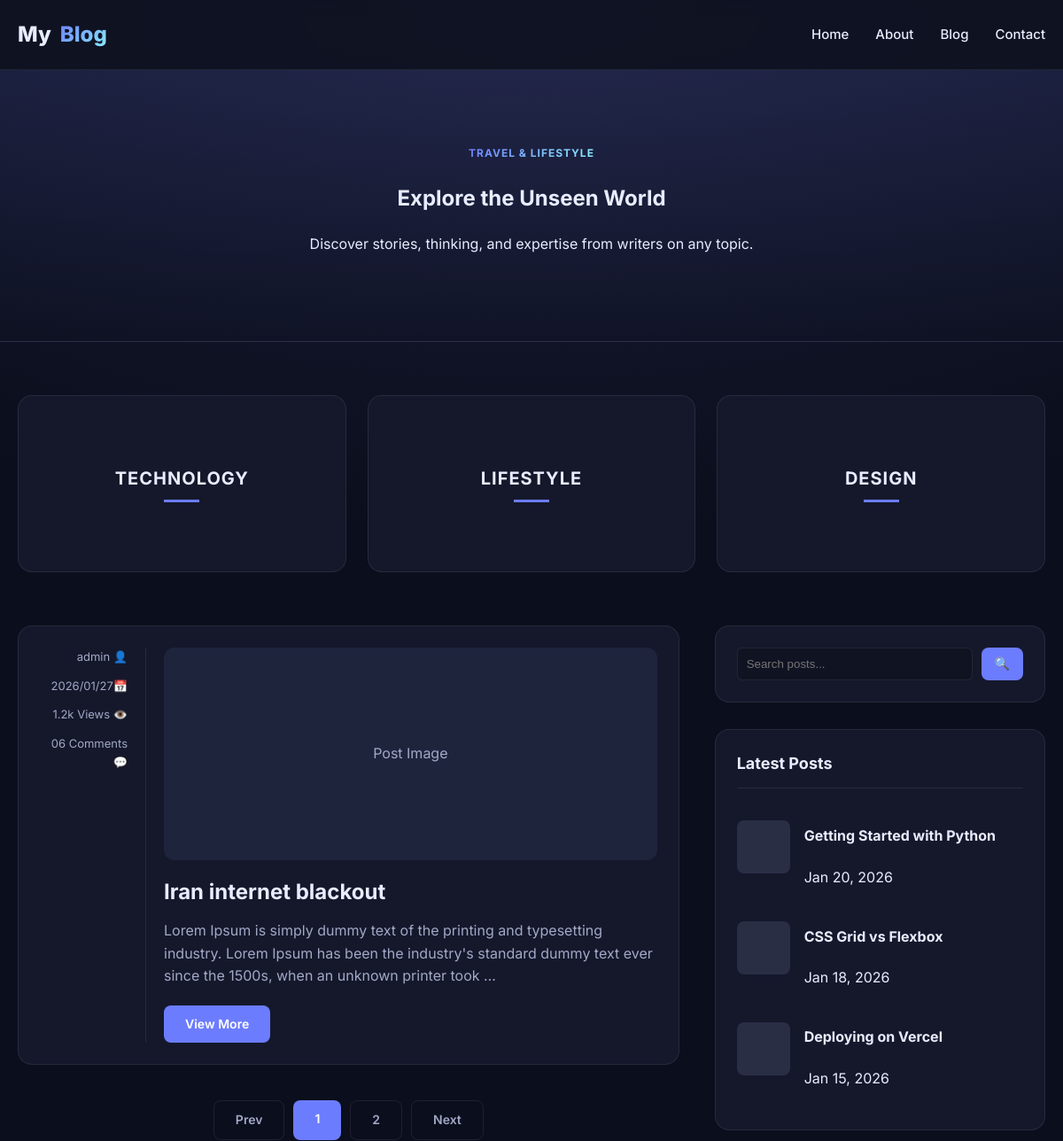
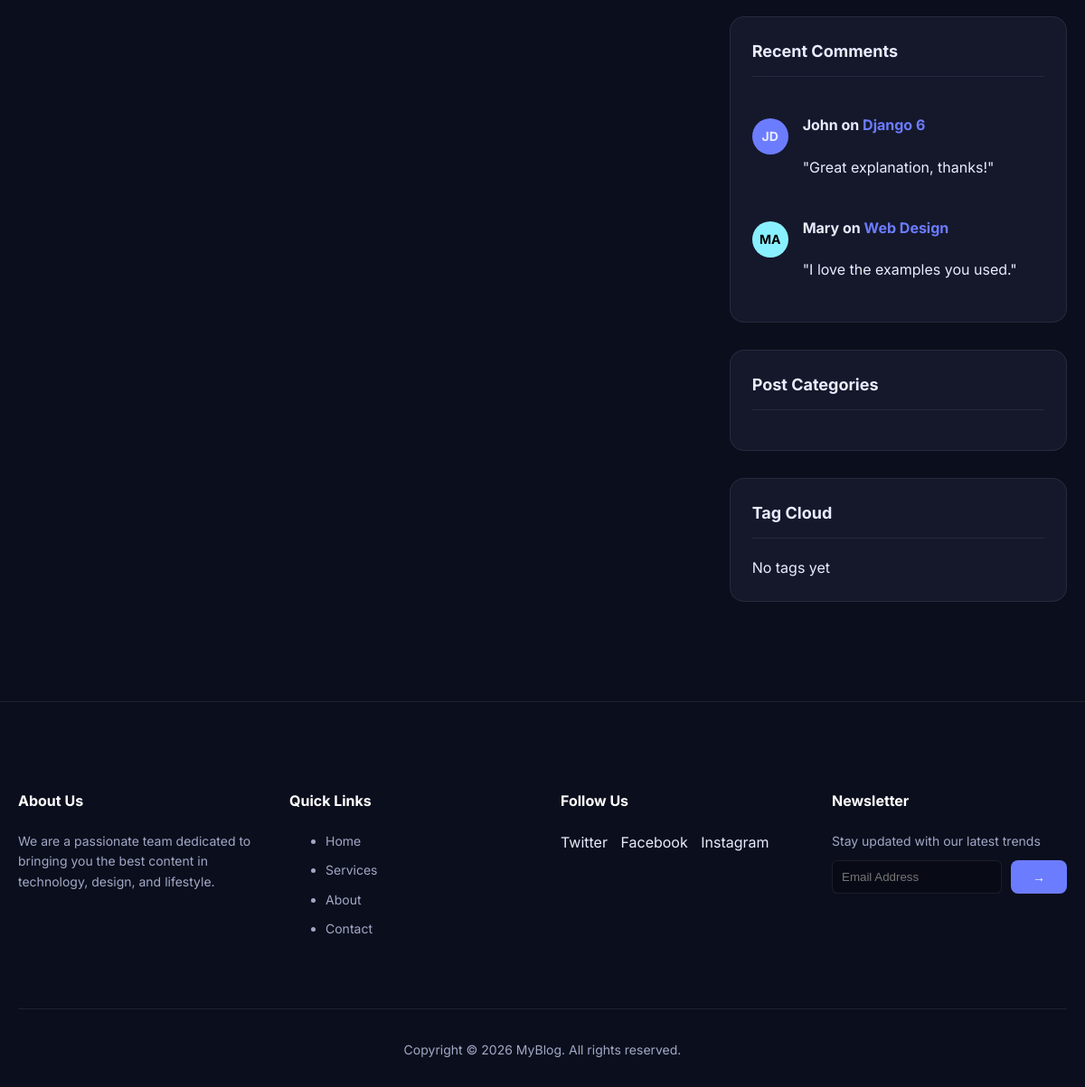
The app's page /, older data (2 pictures, top to bottom).
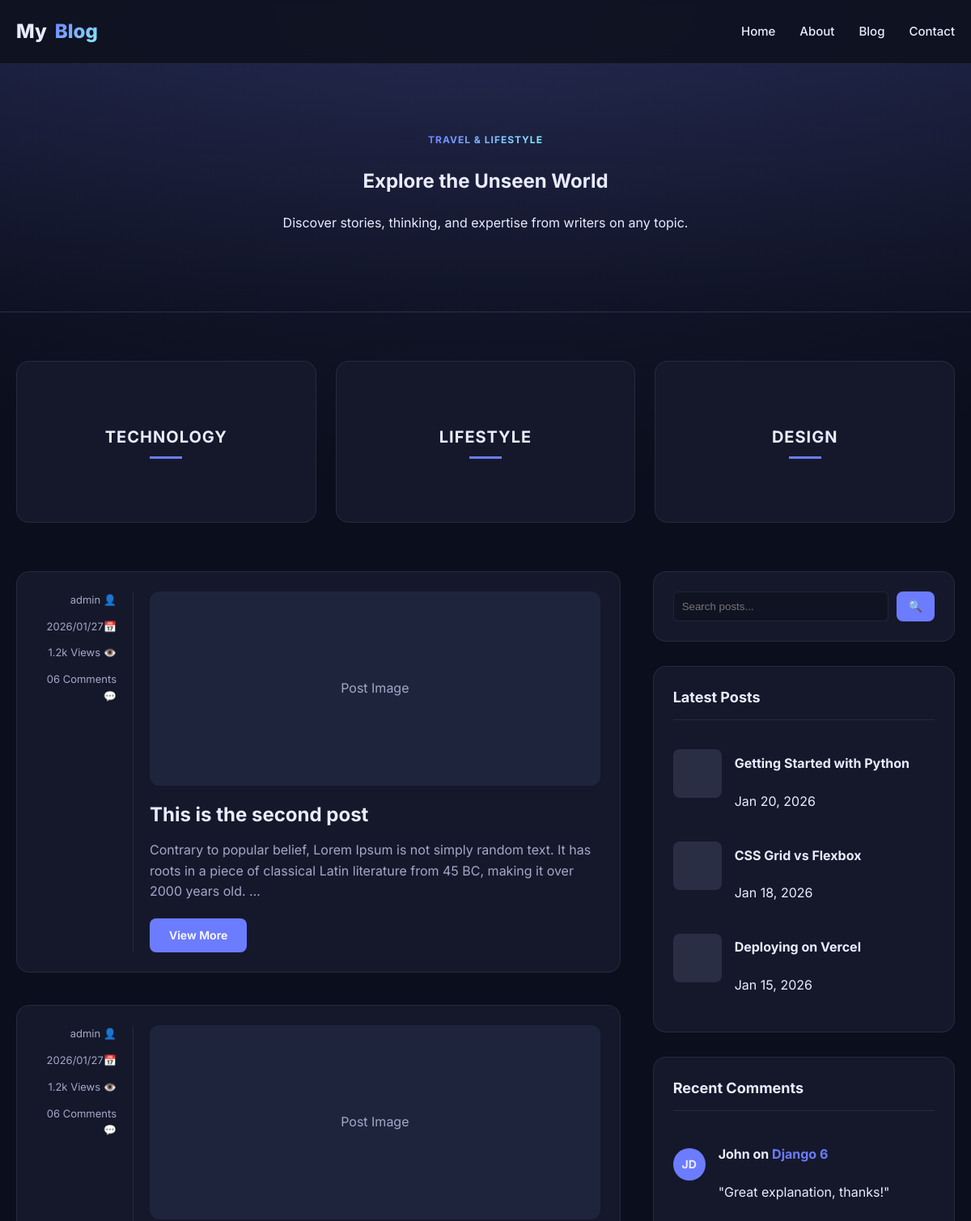
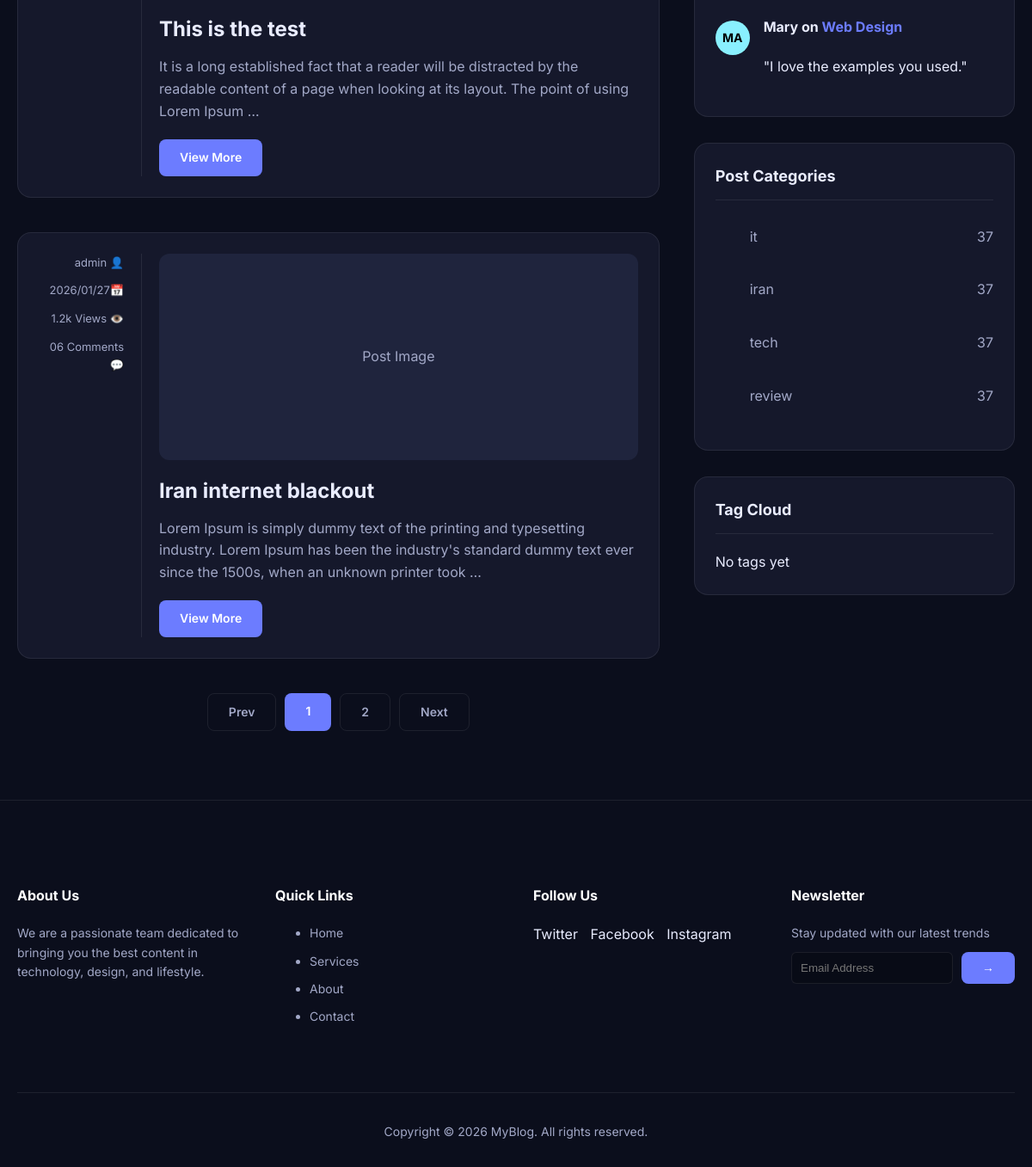
The same page, newer data (2 pictures, top to bottom).
### posts/models.py (models this page shows, shortened)
class Post(models.Model):
    title = models.CharField(max_length=200)
    content = models.TextField()
    author = models.ForeignKey(
        settings.AUTH_USER_MODEL,
        on_delete=models.CASCADE,
        related_name="posts"
    )
    created_date = models.DateTimeField(auto_now_add=True)
    updated_date = models.DateTimeField(auto_now=True)
    status = models.BooleanField(default=True)
    category = models.ManyToManyField(
        Category,
        related_name="posts",
        blank=True
    )
    tag = models.ManyToManyField(
        Tag,
        related_name="posts",
        blank=True
    )

class Category(models.Model):
    name = models.CharField(max_length=100, unique=True)
    slug = models.SlugField(unique=True)
    class Meta:
      verbose_name_plural = "Categories"

### accounts/models.py (models this page shows)
class CustomUser(AbstractUser):
    phone_number = models.CharField(max_length=20, blank=False, null=False, default="09916716575")
    profile_picture = models.ImageField(upload_to='profiles/', blank=True, null=True)
    def __str__(self):
        return self.username

### posts/views.py (the view)
# urls.py: path('', blog_home, name='blog_home'),
def blog_home(request):
    posts = Post.objects.filter(status=1, created_date__lte=timezone.now()).order_by('-created_date')
    tags = Tag.objects.all()
    categories = Category.objects.all()
    return render(request, 'posts/blog.html', {
        'posts': posts,
        'tags': tags,
        'categories': categories
    })

### templates/posts/blog.html (shortened to what this page needs)
{% extends 'base.html' %}
{% block content %}
  <section class="hero">
    <div class="container">
      <span class="badge">Travel & Lifestyle</span>
      <h1>Explore the Unseen World</h1>
      <p>Discover stories, thinking, and expertise from writers on any topic.</p>
    </div>
  </section>
  <section class="top-cats">
    <div class="container">
      <div class="cat-grid">
        <div class="cat-card">
          <div class="cat-overlay">
            <div class="cat-title">Technology</div>
            <div class="cat-line"></div>
          </div>
        </div>
        <div class="cat-card">
          <div class="cat-overlay">
            <div class="cat-title">Lifestyle</div>
            <div class="cat-line"></div>
          </div>
        </div>
        <div class="cat-card">
          <div class="cat-overlay">
            <div class="cat-title">Design</div>
            <div class="cat-line"></div>
          </div>
        </div>
      </div>
    </div>
  </section>
  <section class="main-area">
    <div class="container layout-grid">
      <div class="posts-list">
        {% for post in posts %}
        <article class="post-item">
          <div class="post-meta-side">
            <div>{{post.author}} <span>👤</span></div>
            <div>{{post.created_date|date:"Y/m/d"}}<span>📅</span></div>
            <div>1.2k Views <span>👁️</span></div>
            <div>06 Comments <span>💬</span></div>
          </div>
          <div class="post-content">
            <div style="background: #1f243d; height: 240px; border-radius: 12px; margin-bottom: 20px; display: flex; align-items: center; justify-content: center; color: var(--muted);">Post Image</div>
            <h2 class="post-title"><a href="#">{{post.title}}</a></h2>
            <p class="post-excerpt">
              {{ post.content|truncatewords:30 }}
            </p>
            <a href="#" class="btn">View More</a>
          </div>
        </article>
        {% endfor %}
        <div style="display: flex; justify-content: center; gap: 10px; margin-top: 40px;">
          <a href="#" class="btn" style="background: transparent; border: 1px solid var(--border); color: var(--muted);">Prev</a>
          <a href="#" class="btn">1</a>
          <a href="#" class="btn" style="background: transparent; border: 1px solid var(--border); color: var(--muted);">2</a>
          <a href="#" class="btn" style="background: transparent; border: 1px solid var(--border); color: var(--muted);">Next</a>
        </div>
      </div>
      <aside class="sidebar-widgets">
        {% include 'posts/partials/sidebar/search.html' %}
        {% include 'posts/partials/sidebar/latest_posts.html' %}
        {% include 'posts/partials/sidebar/recent_comments.html' %}
        {% include 'posts/partials/sidebar/categories.html' %}
        {% include 'posts/partials/sidebar/tag_cloud.html' %}
      </aside>
    </div>
  </section>
{% endblock %}

### templates/base.html (shortened to what this page needs)
{% load static %}
<!DOCTYPE html>
<html lang="en">
<head>
</head>
<body>
  <header>
    <nav class="navbar">
      <div class="container flex between">
        <a href="#" class="brand">My<span>Blog</span></a>
        <div class="nav-menu">
          <a href="#">Home</a>
          <a href="#">About</a>
          <a href="#">Blog</a>
          <a href="#">Contact</a>
        </div>
      </div>
    </nav>
  </header>
  {% block content %}{% endblock %}
  <footer class="footer">
    <div class="container">
      <div class="footer-grid">
        <div>
          <h6>About Us</h6>
          <p>We are a passionate team dedicated to bringing you the best content in technology, design, and lifestyle.</p>
        </div>
        <div>
          <h6>Quick Links</h6>
          <ul>
            <li><a href="#">Home</a></li>
            <li><a href="#">Services</a></li>
            <li><a href="#">About</a></li>
            <li><a href="#">Contact</a></li>
          </ul>
        </div>
        <div>
          <h6>Follow Us</h6>
          <div style="margin-top:10px">
            <a href="#" style="margin-right:10px">Twitter</a>
            <a href="#" style="margin-right:10px">Facebook</a>
            <a href="#" style="margin-right:10px">Instagram</a>
          </div>
        </div>
        <div>
          <h6>Newsletter</h6>
          <p>Stay updated with our latest trends</p>
          <div class="search-form">
            <input type="email" class="search-input" placeholder="Email Address">
            <button class="btn">→</button>
          </div>
        </div>
      </div>
      <div class="footer-bottom">
        <p>Copyright © 2026 MyBlog. All rights reserved.</p>
      </div>
    </div>
  </footer>
</body>
</html>

### templates/posts/partials/sidebar/search.html
<div class="widget">
  <div class="search-form">
    <input type="text" class="search-input" placeholder="Search posts...">
    <button class="btn" style="padding: 10px 15px;">🔍</button>
  </div>
</div>

### templates/posts/partials/sidebar/latest_posts.html
<div class="widget">
  <h3 class="widget-title">Latest Posts</h3>
  <div class="mini-post">
    <div class="mini-thumb"></div>
    <div class="mini-details">
      <h4><a href="#">Getting Started with Python</a></h4>
      <span class="date">Jan 20, 2026</span>
    </div>
  </div>
  <div class="mini-post">
    <div class="mini-thumb"></div>
    <div class="mini-details">
      <h4><a href="#">CSS Grid vs Flexbox</a></h4>
      <span class="date">Jan 18, 2026</span>
    </div>
  </div>
  <div class="mini-post">
    <div class="mini-thumb"></div>
    <div class="mini-details">
      <h4><a href="#">Deploying on Vercel</a></h4>
      <span class="date">Jan 15, 2026</span>
    </div>
  </div>
</div>

### templates/posts/partials/sidebar/recent_comments.html
<div class="widget">
  <h3 class="widget-title">Recent Comments</h3>
  <div class="mini-post">
    <div style="width: 40px; height: 40px; border-radius: 50%; background: var(--accent); display: grid; place-items: center; font-weight: bold; font-size: 14px;">JD</div>
    <div class="mini-details">
      <h4>John on <a href="#" style="color: var(--accent);">Django 6</a></h4>
      <span class="date">"Great explanation, thanks!"</span>
    </div>
  </div>
  <div class="mini-post">
    <div style="width: 40px; height: 40px; border-radius: 50%; background: var(--accent-2); color: black; display: grid; place-items: center; font-weight: bold; font-size: 14px;">MA</div>
    <div class="mini-details">
      <h4>Mary on <a href="#" style="color: var(--accent);">Web Design</a></h4>
      <span class="date">"I love the examples you used."</span>
    </div>
  </div>
</div>

### templates/posts/partials/sidebar/categories.html
<div class="widget">
  <h3 class="widget-title">Post Categories</h3>
  {% for category in categories %}
  <ul class="cat-list">
    <li><a href="{% url 'posts:cat' category_slug=category.slug %}">{{category.name}}</a> <span>37</span></li>
  </ul>
{% endfor %}
</div>

### templates/posts/partials/sidebar/tag_cloud.html
<div class="widget">
  <h3 class="widget-title">Tag Cloud</h3>
  <div class="tag-cloud">
    {% for tag in tags %}
      <a href="{% url 'posts:tag' tag_slug=tag.slug %}" class="tag">{{ tag.name }}</a>
    {% empty %}
      <span class="muted">No tags yet</span>
    {% endfor %}
  </div>
</div>

### templates/base.html (style rules this page uses)
:root { --bg:#0f1220; --card:#15182b; --muted:#a2a8c7; --text:#e9ecff; --accent:#6c7cff; --accent-hover:#5a6ae6; --accent-2:#89f0ff; --border:rgba(255,255,255,.08); --gradient:linear-gradient(135deg,var(--accent),var(--accent-2)); }
* { box-sizing:border-box }
body { margin:0;font-family:Inter,system-ui,sans-serif;background:radial-gradient(1200px 600px at 50% 0%,#1a1e38,#0b0e1c),var(--bg);color:var(--text);line-height:1.6 }
a { text-decoration:none;color:inherit;transition:.2s }
.container { max-width:1200px;margin:0 auto;padding:0 20px }
.flex { display:flex;align-items:center }
.between { justify-content:space-between }
.badge { background:var(--gradient);-webkit-background-clip:text;-webkit-text-fill-color:transparent;font-weight:700;text-transform:uppercase;font-size:12px;letter-spacing:1px }
.navbar { padding:20px 0;backdrop-filter:blur(10px);position:sticky;top:0;z-index:100;background:rgba(15,18,32,.85);border-bottom:1px solid var(--border) }
.brand { font-size:24px;font-weight:800;display:flex;align-items:center;gap:10px }
.brand span { background:var(--gradient);-webkit-background-clip:text;-webkit-text-fill-color:transparent }
.nav-menu { display:flex;gap:30px;font-weight:500;font-size:15px }
.footer { background:#0b0e1c;padding:60px 0 20px;border-top:1px solid var(--border);margin-top:auto }
.footer-grid { display:grid;grid-template-columns:repeat(auto-fit,minmax(200px,1fr));gap:40px;margin-bottom:60px }
.footer h6 { font-size:16px;font-weight:700;margin-bottom:20px;color:white }
.footer p,.footer li { font-size:14px;color:var(--muted);margin-bottom:10px }
.footer-bottom { border-top:1px solid var(--border);padding-top:20px;text-align:center;font-size:13px;color:var(--muted) }
.btn { display:inline-block;padding:10px 24px;background:var(--accent);color:white;border-radius:8px;font-weight:600;font-size:14px;transition:.2s;border:none;cursor:pointer }

### templates/posts/blog.html (style rules this page uses)
.hero { padding:80px 0;text-align:center;background:linear-gradient(180deg,rgba(108,124,255,.1),transparent);border-bottom:1px solid var(--border) }
.top-cats { padding:60px 0 }
.cat-grid { display:grid;grid-template-columns:repeat(auto-fit,minmax(300px,1fr));gap:24px }
.cat-card { position:relative;height:200px;border-radius:16px;overflow:hidden;border:1px solid var(--border);background:var(--card);transition:transform .3s }
.cat-overlay { position:absolute;inset:0;display:flex;flex-direction:column;justify-content:center;align-items:center }
.cat-title { font-size:20px;font-weight:700;text-transform:uppercase;letter-spacing:1px;margin-bottom:8px }
.cat-line { width:40px;height:3px;background:var(--accent) }
.main-area { padding-bottom:80px }
.layout-grid { display:grid;grid-template-columns:1fr;gap:40px }
@media (min-width:992px) { .layout-grid { grid-template-columns:2fr 1fr } }
.post-item { display:grid;grid-template-columns:1fr;gap:20px;margin-bottom:40px;padding:24px;background:var(--card);border-radius:16px;border:1px solid var(--border) }
@media (min-width:768px) { .post-item { grid-template-columns:120px 1fr } }
.post-meta-side { display:flex;flex-direction:column;gap:12px;font-size:13px;color:var(--muted);text-align:right;border-right:1px solid var(--border);padding-right:20px }
.post-title { font-size:24px;font-weight:700;margin:0 0 12px;line-height:1.3 }
.post-excerpt { color:var(--muted);margin-bottom:20px }
.widget { background:var(--card);padding:24px;border-radius:16px;border:1px solid var(--border);margin-bottom:30px }
.widget-title { font-size:18px;font-weight:700;margin:0 0 20px;border-bottom:1px solid var(--border);padding-bottom:12px }
.search-form { display:flex;gap:10px }
.search-input { width:100%;padding:10px;background:rgba(0,0,0,0.2);border:1px solid var(--border);color:white;border-radius:6px }
.mini-post { display:flex;gap:16px;margin-bottom:20px;align-items:center }
.mini-thumb { width:60px;height:60px;border-radius:8px;background:#2a2e45 }
.cat-list li { padding:10px 0;border-bottom:1px solid var(--border);display:flex;justify-content:space-between;color:var(--muted) }
.cat-list li:last-child { border-bottom:none }
.tag-cloud { display:flex;flex-wrap:wrap;gap:8px }

Row changes from the older to the newer data that the page shows:
added Post: author "admin", created_date "2026/01/27", title "This is the second post", content "Contrary to popular belief, Lorem Ipsum is not simply random text. It has roots in a piece of classical Latin literature from 45 BC, making it over 2000 years old. …"
added Post: author "admin", created_date "2026/01/27", title "This is the test", content "It is a long established fact that a reader will be distracted by the readable content of a page when looking at its layout. The point of using Lorem Ipsum …"
added Category: name "it"
added Category: name "iran"
added Category: name "tech"
added Category: name "review"
